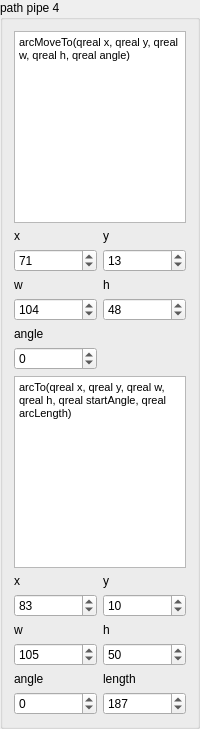
                  <widget class="QGroupBox" name="groupBox_10">
                   <property name="sizePolicy">
                    <sizepolicy hsizetype="Expanding" vsizetype="Expanding">
                     <horstretch>0</horstretch>
                     <verstretch>0</verstretch>
                    </sizepolicy>
                   </property>
                   <property name="maximumSize">
                    <size>
                     <width>200</width>
                     <height>16777215</height>
                    </size>
                   </property>
                   <property name="title">
                    <string>path pipe 4</string>
                   </property>
                   <layout class="QGridLayout" name="gridLayout_26">
                    <item row="5" column="0">
                     <widget class="QLabel" name="label_73">
                      <property name="text">
                       <string>angle</string>
                      </property>
                     </widget>
                    </item>
                    <item row="2" column="0">
                     <widget class="QDoubleSpinBox" name="doubleSpinBox_p4_x">
                      <property name="decimals">
                       <number>0</number>
                      </property>
                      <property name="minimum">
                       <double>-500.000000000000000</double>
                      </property>
                      <property name="maximum">
                       <double>500.000000000000000</double>
                      </property>
                      <property name="value">
                       <double>71.000000000000000</double>
                      </property>
                     </widget>
                    </item>
                    <item row="6" column="0">
                     <widget class="QDoubleSpinBox" name="doubleSpinBox_p4_a">
                      <property name="decimals">
                       <number>0</number>
                      </property>
                      <property name="minimum">
                       <double>-500.000000000000000</double>
                      </property>
                      <property name="maximum">
                       <double>500.000000000000000</double>
                      </property>
                     </widget>
                    </item>
                    <item row="10" column="1">
                     <widget class="QLabel" name="label_67">
                      <property name="text">
                       <string>h</string>
                      </property>
                     </widget>
                    </item>
                    <item row="4" column="0">
                     <widget class="QDoubleSpinBox" name="doubleSpinBox_p4_w">
                      <property name="decimals">
                       <number>0</number>
                      </property>
                      <property name="minimum">
                       <double>-500.000000000000000</double>
                      </property>
                      <property name="maximum">
                       <double>500.000000000000000</double>
                      </property>
                      <property name="value">
                       <double>104.000000000000000</double>
                      </property>
                     </widget>
                    </item>
                    <item row="12" column="0">
                     <widget class="QLabel" name="label_68">
                      <property name="text">
                       <string>angle</string>
                      </property>
                     </widget>
                    </item>
                    <item row="12" column="1">
                     <widget class="QLabel" name="label_69">
                      <property name="text">
                       <string>length</string>
                      </property>
                     </widget>
                    </item>
                    <item row="4" column="1">
                     <widget class="QDoubleSpinBox" name="doubleSpinBox_p4_h">
                      <property name="decimals">
                       <number>0</number>
                      </property>
                      <property name="minimum">
                       <double>-500.000000000000000</double>
                      </property>
                      <property name="maximum">
                       <double>500.000000000000000</double>
                      </property>
                      <property name="value">
                       <double>48.000000000000000</double>
                      </property>
                     </widget>
                    </item>
                    <item row="7" column="0" colspan="2">
                     <widget class="QTextEdit" name="textEdit_7">
                      <property name="html">
                       <string>&lt;!DOCTYPE HTML PUBLIC &quot;-//W3C//DTD HTML 4.0//EN&quot; &quot;http://www.w3.org/TR/REC-html40/strict.dtd&quot;&gt;
&lt;html&gt;&lt;head&gt;&lt;meta name=&quot;qrichtext&quot; content=&quot;1&quot; /&gt;&lt;style type=&quot;text/css&quot;&gt;
p, li { white-space: pre-wrap; }
&lt;/style&gt;&lt;/head&gt;&lt;body style=&quot; font-family:'MS Shell Dlg 2'; font-size:8.25pt; font-weight:400; font-style:normal;&quot;&gt;
&lt;p style=&quot; margin-top:0px; margin-bottom:0px; margin-left:0px; margin-right:0px; -qt-block-indent:0; text-indent:0px;&quot;&gt;arcTo(qreal x, qreal y, qreal w, qreal h, qreal startAngle, qreal arcLength)&lt;/p&gt;&lt;/body&gt;&lt;/html&gt;</string>
                      </property>
                     </widget>
                    </item>
                    <item row="8" column="0">
                     <widget class="QLabel" name="label_64">
                      <property name="text">
                       <string>x</string>
                      </property>
                     </widget>
                    </item>
                    <item row="11" column="1">
                     <widget class="QDoubleSpinBox" name="doubleSpinBox_p42h">
                      <property name="decimals">
                       <number>0</number>
                      </property>
                      <property name="minimum">
                       <double>-500.000000000000000</double>
                      </property>
                      <property name="maximum">
                       <double>500.000000000000000</double>
                      </property>
                      <property name="value">
                       <double>50.000000000000000</double>
                      </property>
                     </widget>
                    </item>
                    <item row="9" column="0">
                     <widget class="QDoubleSpinBox" name="doubleSpinBox_p42x">
                      <property name="decimals">
                       <number>0</number>
                      </property>
                      <property name="minimum">
                       <double>-500.000000000000000</double>
                      </property>
                      <property name="maximum">
                       <double>500.000000000000000</double>
                      </property>
                      <property name="value">
                       <double>83.000000000000000</double>
                      </property>
                     </widget>
                    </item>
                    <item row="3" column="0">
                     <widget class="QLabel" name="label_71">
                      <property name="text">
                       <string>w</string>
                      </property>
                     </widget>
                    </item>
                    <item row="13" column="1">
                     <widget class="QDoubleSpinBox" name="doubleSpinBox_p42l">
                      <property name="decimals">
                       <number>0</number>
                      </property>
                      <property name="minimum">
                       <double>-500.000000000000000</double>
                      </property>
                      <property name="maximum">
                       <double>500.000000000000000</double>
                      </property>
                      <property name="value">
                       <double>187.000000000000000</double>
                      </property>
                     </widget>
                    </item>
                    <item row="3" column="1">
                     <widget class="QLabel" name="label_72">
                      <property name="text">
                       <string>h</string>
                      </property>
                     </widget>
                    </item>
                    <item row="8" column="1">
                     <widget class="QLabel" name="label_65">
                      <property name="text">
                       <string>y</string>
                      </property>
                     </widget>
                    </item>
                    <item row="13" column="0">
                     <widget class="QDoubleSpinBox" name="doubleSpinBox_p42a">
                      <property name="decimals">
                       <number>0</number>
                      </property>
                      <property name="minimum">
                       <double>-500.000000000000000</double>
                      </property>
                      <property name="maximum">
                       <double>500.000000000000000</double>
                      </property>
                     </widget>
                    </item>
                    <item row="9" column="1">
                     <widget class="QDoubleSpinBox" name="doubleSpinBox_p42y">
                      <property name="decimals">
                       <number>0</number>
                      </property>
                      <property name="minimum">
                       <double>-500.000000000000000</double>
                      </property>
                      <property name="maximum">
                       <double>500.000000000000000</double>
                      </property>
                      <property name="value">
                       <double>10.000000000000000</double>
                      </property>
                     </widget>
                    </item>
                    <item row="1" column="0">
                     <widget class="QLabel" name="label_63">
                      <property name="text">
                       <string>x</string>
                      </property>
                     </widget>
                    </item>
                    <item row="11" column="0">
                     <widget class="QDoubleSpinBox" name="doubleSpinBox_p42w">
                      <property name="decimals">
                       <number>0</number>
                      </property>
                      <property name="minimum">
                       <double>-500.000000000000000</double>
                      </property>
                      <property name="maximum">
                       <double>500.000000000000000</double>
                      </property>
                      <property name="value">
                       <double>105.000000000000000</double>
                      </property>
                     </widget>
                    </item>
                    <item row="10" column="0">
                     <widget class="QLabel" name="label_66">
                      <property name="text">
                       <string>w</string>
                      </property>
                     </widget>
                    </item>
                    <item row="2" column="1">
                     <widget class="QDoubleSpinBox" name="doubleSpinBox_p4_y">
                      <property name="decimals">
                       <number>0</number>
                      </property>
                      <property name="minimum">
                       <double>-500.000000000000000</double>
                      </property>
                      <property name="maximum">
                       <double>500.000000000000000</double>
                      </property>
                      <property name="value">
                       <double>13.000000000000000</double>
                      </property>
                     </widget>
                    </item>
                    <item row="1" column="1">
                     <widget class="QLabel" name="label_70">
                      <property name="text">
                       <string>y</string>
                      </property>
                     </widget>
                    </item>
                    <item row="0" column="0" colspan="2">
                     <widget class="QTextEdit" name="textEdit_8">
                      <property name="html">
                       <string>&lt;!DOCTYPE HTML PUBLIC &quot;-//W3C//DTD HTML 4.0//EN&quot; &quot;http://www.w3.org/TR/REC-html40/strict.dtd&quot;&gt;
&lt;html&gt;&lt;head&gt;&lt;meta name=&quot;qrichtext&quot; content=&quot;1&quot; /&gt;&lt;style type=&quot;text/css&quot;&gt;
p, li { white-space: pre-wrap; }
&lt;/style&gt;&lt;/head&gt;&lt;body style=&quot; font-family:'MS Shell Dlg 2'; font-size:8.25pt; font-weight:400; font-style:normal;&quot;&gt;
&lt;p style=&quot; margin-top:0px; margin-bottom:0px; margin-left:0px; margin-right:0px; -qt-block-indent:0; text-indent:0px;&quot;&gt;arcMoveTo(qreal x, qreal y, qreal w, qreal h, qreal angle)&lt;/p&gt;&lt;/body&gt;&lt;/html&gt;</string>
                      </property>
                     </widget>
                    </item>
                   </layout>
                  </widget>
